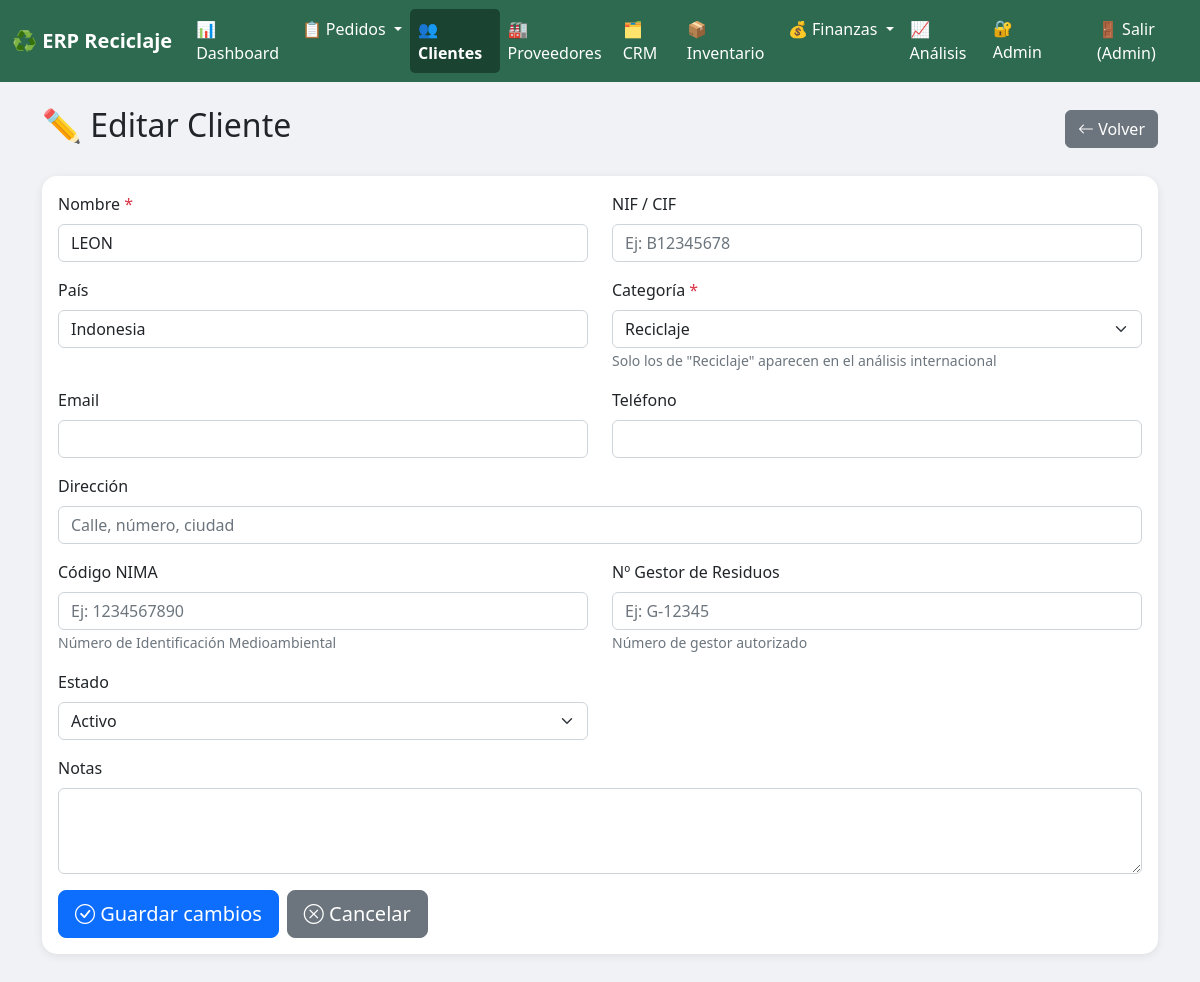
Screenshot of /clientes/3/editar/ (signed in) with the database file from the repository.
### clientes/models.py (models this page shows, shortened)
class Cliente(models.Model):
    TIPO_CLIENTE = [
        ('RECICLAJE', 'Rreciclaje'),
        ('SERVICIOS', 'Servicios (parking, alquiler...)'),
    ]
    ESTADO_CHOICES = [
        ('ACTIVO', 'Activo'),
        ('SEGUIMIENTO', 'En seguimiento'),
        ('EN_PAUSA', 'En pausa'),
        ('DESCARTADO', 'Descartado'),
    ]
    nombre = models.CharField(max_length=200)
    nif = models.CharField(max_length=20, blank=True)
    pais = models.CharField(max_length=100, default='España')
    direccion = models.CharField(max_length=300, blank=True)
    email = models.EmailField(blank=True)
    telefono = models.CharField(max_length=50, blank=True)
    tipo = models.CharField(max_length=20, choices=TIPO_CLIENTE, default='RECICLAJE')
    estado = models.CharField(max_length=20, choices=ESTADO_CHOICES, default='ACTIVO')
    notas = models.TextField(blank=True)
    fecha_registro = models.DateTimeField(auto_now_add=True)
    codigo_nima = models.CharField(max_length=50, blank=True,verbose_name="Código NIMA")
    numero_gestor = models.CharField(max_length=50, blank=True,verbose_name="Nº Gestor de Residuos")
    class Meta:
        verbose_name = "Cliente"
        verbose_name_plural = "Clientes"
        ordering = ['nombre']

### clientes/views.py (the view, shortened to what this page needs)
# urls.py: path('<int:cliente_id>/editar/', views.editar_cliente, name='editar_cliente'),
@login_required
def editar_cliente(request, cliente_id):
    cliente = get_object_or_404(Cliente, id=cliente_id)
    context = {'cliente': cliente}
    return render(request, 'clientes/editar_cliente.html', context)

### clientes/templates/clientes/editar_cliente.html (shortened to what this page needs)
{% extends 'base.html' %}
{% block content %}
<div class="d-flex justify-content-between align-items-center mb-4">
    <h2>✏️ Editar Cliente</h2>
    <a href="{% url 'lista_clientes' %}" class="btn btn-secondary">
        <i class="bi bi-arrow-left"></i> Volver
    </a>
</div>
<div class="card card-custom">
    <div class="card-body">
        <form method="POST">
            <div class="row">
                <div class="col-md-6 mb-3">
                    <label class="form-label">Nombre <span class="text-danger">*</span></label>
                    <input type="text" name="nombre" class="form-control" required value="{{ cliente.nombre }}">
                </div>
                <div class="col-md-6 mb-3">
                    <label class="form-label">NIF / CIF</label>
                    <input type="text" name="nif" class="form-control" value="{{ cliente.nif }}" placeholder="Ej: B12345678">
                </div>
            </div>
            <div class="row">
                <div class="col-md-6 mb-3">
                    <label class="form-label">País</label>
                    <input type="text" name="pais" class="form-control" value="{{ cliente.pais }}">
                </div>
                <div class="col-md-6 mb-3">
                    <label class="form-label">Categoría <span class="text-danger">*</span></label>
                    <select name="tipo" id="id_tipo" class="form-select" required>
                        <option value="RECICLAJE" {% if cliente.tipo == 'RECICLAJE' %}selected{% endif %}>Reciclaje</option>
                    </select>
                    <small class="text-muted">Solo los de "Reciclaje" aparecen en el análisis internacional</small>
                </div>
            </div>
            <div class="row">
                <div class="col-md-6 mb-3">
                    <label class="form-label">Email</label>
                    <input type="email" name="email" class="form-control" value="{{ cliente.email }}">
                </div>
                <div class="col-md-6 mb-3">
                    <label class="form-label">Teléfono</label>
                    <input type="text" name="telefono" class="form-control" value="{{ cliente.telefono }}">
                </div>
            </div>
            <div class="row">
                <div class="col-md-12 mb-3">
                    <label class="form-label">Dirección</label>
                    <input type="text" name="direccion" class="form-control" value="{{ cliente.direccion }}" placeholder="Calle, número, ciudad">
                </div>
            </div>
            <div class="row" id="bloque-nima-gestor">
                <div class="col-md-6 mb-3">
                    <label class="form-label">Código NIMA</label>
                    <input type="text" name="codigo_nima" id="id_codigo_nima" class="form-control"
                           value="{{ cliente.codigo_nima|default:'' }}"
                           placeholder="Ej: 1234567890">
                    <small class="text-muted">Número de Identificación Medioambiental</small>
                </div>
                <div class="col-md-6 mb-3">
                    <label class="form-label">Nº Gestor de Residuos</label>
                    <input type="text" name="numero_gestor" id="id_numero_gestor" class="form-control"
                           value="{{ cliente.numero_gestor|default:'' }}"
                           placeholder="Ej: G-12345">
                    <small class="text-muted">Número de gestor autorizado</small>
                </div>
            </div>
            <div class="row">
                <div class="col-md-6 mb-3">
                    <label class="form-label">Estado</label>
                    <select name="estado" class="form-select">
                        <option value="ACTIVO" {% if cliente.estado == 'ACTIVO' %}selected{% endif %}>Activo</option>
                    </select>
                </div>
            </div>
            <div class="mb-3">
                <label class="form-label">Notas</label>
                <textarea name="notas" class="form-control" rows="3">{{ cliente.notas }}</textarea>
            </div>
            <div class="d-flex gap-2">
                <button type="submit" class="btn btn-primary btn-lg">
                    <i class="bi bi-check-circle"></i> Guardar cambios
                </button>
                <a href="{% url 'lista_clientes' %}" class="btn btn-secondary btn-lg">
                    <i class="bi bi-x-circle"></i> Cancelar
                </a>
            </div>
        </form>
    </div>
</div>
{% endblock %}

### templates/base.html (shortened to what this page needs)
<!DOCTYPE html>
<html lang="es">
<head>
    <link href="/static/css/bootstrap.min.css" rel="stylesheet">
    <link href="/static/css/bootstrap-icons.css" rel="stylesheet">
</head>
<body>
    <nav class="navbar navbar-expand-lg navbar-custom">
        <div class="container-fluid">
            <a class="navbar-brand text-white fw-bold" href="/">♻️ ERP Reciclaje</a>
            <div class="collapse navbar-collapse" id="menuPrincipal">
                <ul class="navbar-nav me-auto">
                    <li class="nav-item">
                        <a class="nav-link {% if request.path == '/' %}active{% endif %}" href="/">📊 Dashboard</a>
                    </li>
                    <li class="nav-item dropdown">
                        <a class="nav-link dropdown-toggle {% if '/pedidos/' in request.path %}active{% endif %}" href="#" data-bs-toggle="dropdown">
                            📋 Pedidos
                        </a>
                    </li>
                    <li class="nav-item">
                        <a class="nav-link {% if '/clientes/' in request.path %}active{% endif %}" href="/clientes/">👥 Clientes</a>
                    </li>
                    <li class="nav-item">
                        <a class="nav-link {% if '/proveedores/' in request.path %}active{% endif %}" href="{% url 'lista_proveedores' %}">🏭 Proveedores</a>
                    </li>
                    <li class="nav-item">
                        <a class="nav-link {% if '/crm/' in request.path %}active{% endif %}" href="/crm/">🗂️ CRM</a>
                    </li>
                    <li class="nav-item">
                        <a class="nav-link {% if '/inventario/' in request.path %}active{% endif %}" href="/inventario/">📦 Inventario</a>
                    </li>
                    <li class="nav-item dropdown">
                        <a class="nav-link dropdown-toggle {% if '/finanzas/' in request.path %}active{% endif %}" href="#" data-bs-toggle="dropdown">
                            💰 Finanzas
                        </a>
                    </li>
                    <li class="nav-item">
                        <a class="nav-link {% if '/analisis/' in request.path %}active{% endif %}" href="/analisis/">📈 Análisis</a>
                    </li>
                </ul>
                <ul class="navbar-nav">
                    <li class="nav-item">
                        <a class="nav-link" href="/admin/" target="_blank">🔐 Admin</a>
                    </li>
                    {% if user.is_authenticated %}
                    <li class="nav-item">
                        <form method="POST" action="{% url 'logout' %}" style="display:inline;">
                            <button type="submit" class="nav-link btn btn-link" style="color: white; text-decoration: none;">
                                🚪 Salir ({{ user.username }})
                            </button>
                        </form>
                    </li>
                    {% endif %}
                </ul>
            </div>
        </div>
    </nav>
    <div class="container mt-4 mb-5">
        {% block content %}{% endblock %}
    </div>
</body>
</html>

### templates/base.html (style rules this page uses)
body { background: #f0f2f5; }
.navbar-custom { background: #2d6a4f; }
.navbar-custom .nav-link { color: white !important; }
.navbar-custom .nav-link.active { background: #1b4332; border-radius: 5px; font-weight: bold; }
.card-custom { border-radius: 15px; box-shadow: 0 2px 10px rgba(0,0,0,0.08); border: none; }

### rows the page displays
Cliente: nombre "LEON", pais "Indonesia", tipo "Reciclaje", estado "Activo"

### other values shown
{{ user.username }} "Admin"
